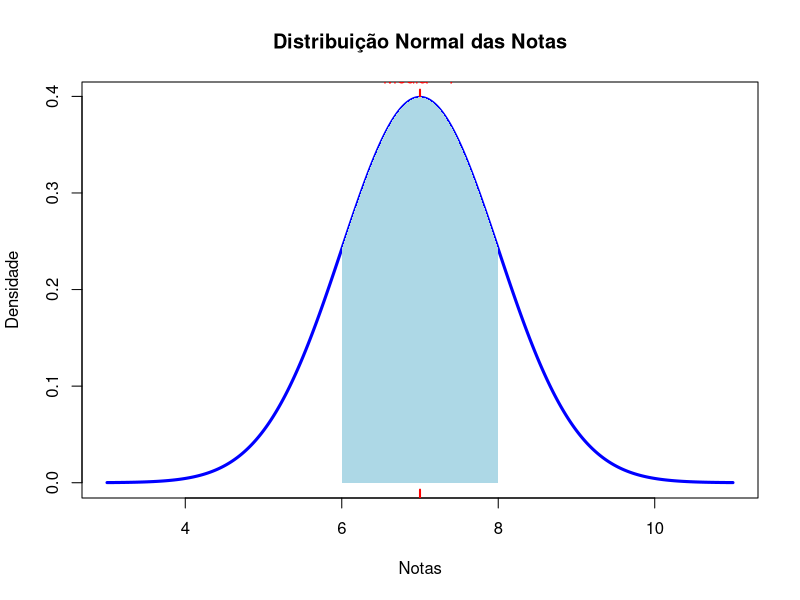
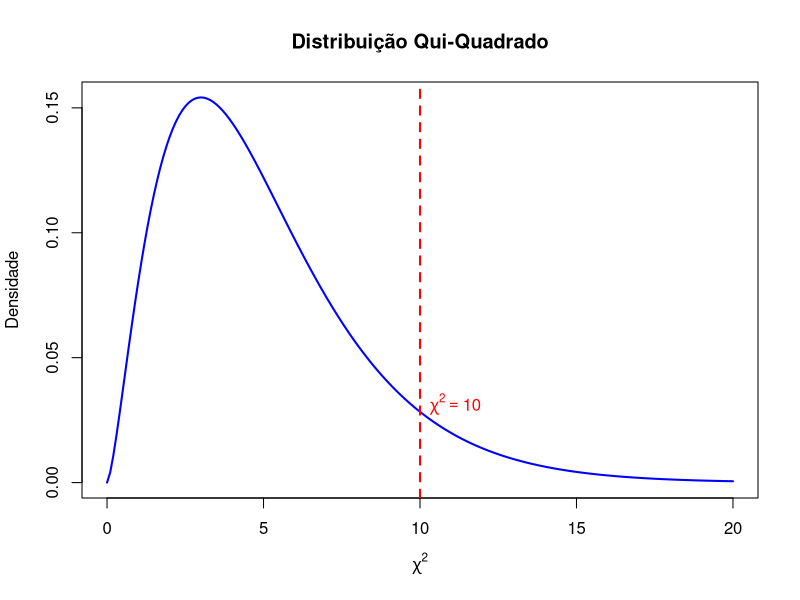
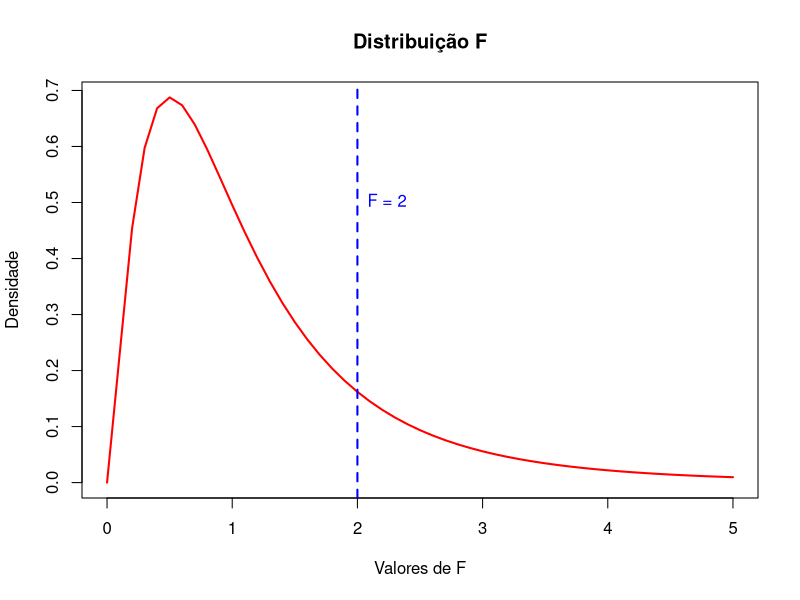

The R source for these figures, in order:
## ---- chunk 1
# Média e desvio padrão
media <- 7
desvio <- 1

# Valores do eixo x
x <- seq(3, 11, by = 0.01)

# Função densidade normal
y <- dnorm(x, mean = media, sd = desvio)

# Criando o gráfico
plot(
  x, y,
  type = "l",
  lwd = 3,
  col = "blue",
  main = "Distribuição Normal das Notas",
  xlab = "Notas",
  ylab = "Densidade"
)

# Linha vertical da média
abline(v = media, col = "red", lwd = 2, lty = 2)

# Região entre 6 e 8
polygon(
  c(seq(6,8,0.01), 8, 6),
  c(dnorm(seq(6,8,0.01), media, desvio), 0, 0),
  col = "lightblue",
  border = NA
)

# Texto explicativo
text(7, 0.42, "Média = 7", col = "red")

## ---- chunk 2
pchisq(10, df = 5)
## ---- chunk 3
pchisq(10, df = 5)
## ---- chunk 4
# valores do eixo x
x <- seq(0, 20, by = 0.1)

# densidade Qui-quadrado
y <- dchisq(x, df = 5)

# gráfico
plot(x, y,
     type = "l",
     lwd = 2,
     col = "blue",
     main = "Distribuição Qui-Quadrado",
     xlab = expression(chi^2),
     ylab = "Densidade")

# linha vertical no valor calculado
abline(v = 10,
       col = "red",
       lwd = 2,
       lty = 2)

# texto explicativo
text(10, 0.03,
     labels = expression(chi^2==10),
     pos = 4,
     col = "red")
## ---- chunk 5
pf(2, df1 = 5, df2 = 10)
## ---- chunk 6
pf(2, df1 = 5, df2 = 10)
## ---- chunk 7
# valores do eixo x
x <- seq(0, 5, by = 0.1)

# densidade da distribuição F
y <- df(x, df1 = 5, df2 = 10)

# gráfico
plot(x, y,
     type = "l",
     lwd = 2,
     col = "red",
     main = "Distribuição F",
     xlab = "Valores de F",
     ylab = "Densidade")

# linha vertical no valor calculado
abline(v = 2,
       col = "blue",
       lwd = 2,
       lty = 2)

# texto explicativo
text(2, 0.5,
     labels = "F = 2",
     pos = 4,
     col = "blue")
